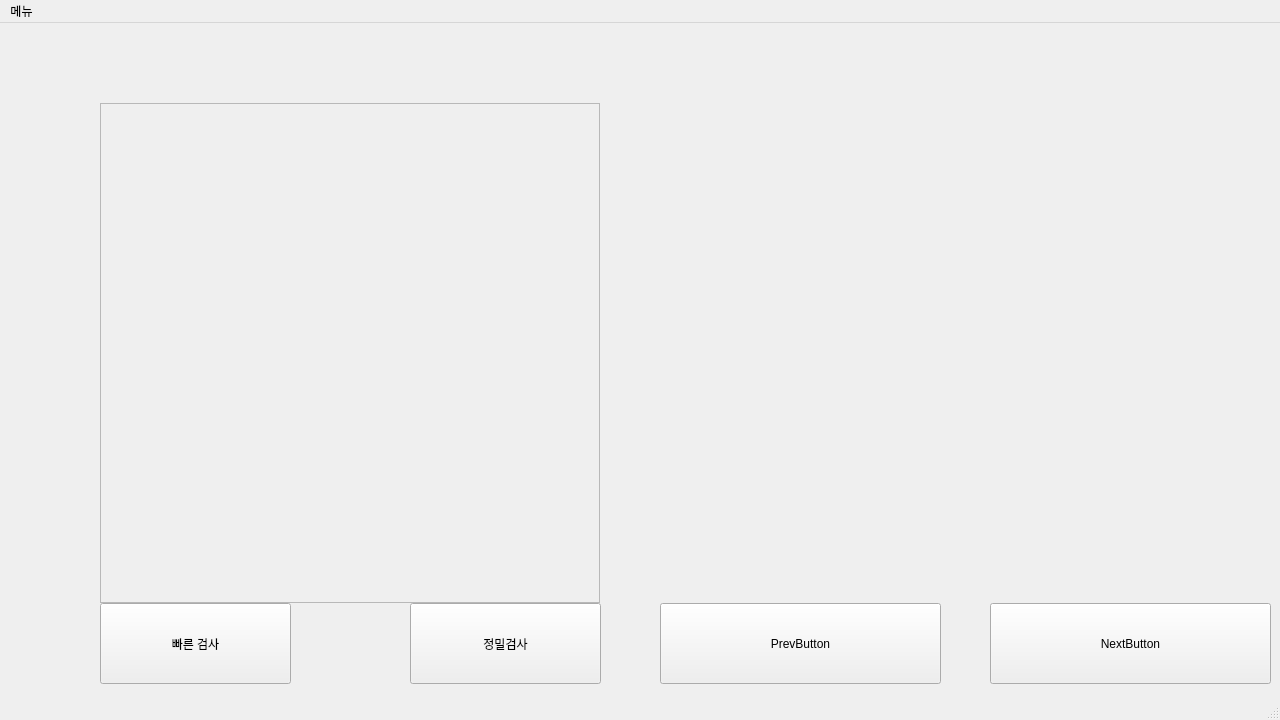
<?xml version="1.0" encoding="UTF-8"?>
<ui version="4.0">
 <class>BattGuard</class>
 <widget class="QMainWindow" name="BattGuard">
  <property name="geometry">
   <rect>
    <x>0</x>
    <y>0</y>
    <width>1280</width>
    <height>720</height>
   </rect>
  </property>
  <property name="windowTitle">
   <string>MainWindow</string>
  </property>
  <widget class="QWidget" name="centralwidget">
   <widget class="QPushButton" name="NextButton">
    <property name="geometry">
     <rect>
      <x>990</x>
      <y>580</y>
      <width>281</width>
      <height>81</height>
     </rect>
    </property>
    <property name="text">
     <string>NextButton</string>
    </property>
   </widget>
   <widget class="QPushButton" name="PrevButton">
    <property name="geometry">
     <rect>
      <x>660</x>
      <y>580</y>
      <width>281</width>
      <height>81</height>
     </rect>
    </property>
    <property name="text">
     <string>PrevButton</string>
    </property>
   </widget>
   <widget class="QPushButton" name="fastsearch">
    <property name="geometry">
     <rect>
      <x>100</x>
      <y>580</y>
      <width>191</width>
      <height>81</height>
     </rect>
    </property>
    <property name="text">
     <string>빠른 검사</string>
    </property>
   </widget>
   <widget class="QPushButton" name="slowsearch">
    <property name="geometry">
     <rect>
      <x>410</x>
      <y>580</y>
      <width>191</width>
      <height>81</height>
     </rect>
    </property>
    <property name="text">
     <string>정밀검사</string>
    </property>
   </widget>
   <widget class="QFrame" name="image">
    <property name="geometry">
     <rect>
      <x>100</x>
      <y>80</y>
      <width>500</width>
      <height>500</height>
     </rect>
    </property>
    <property name="frameShape">
     <enum>QFrame::StyledPanel</enum>
    </property>
    <property name="frameShadow">
     <enum>QFrame::Raised</enum>
    </property>
   </widget>
   <widget class="QFrame" name="outputtext">
    <property name="geometry">
     <rect>
      <x>840</x>
      <y>250</y>
      <width>321</width>
      <height>80</height>
     </rect>
    </property>
    <property name="frameShape">
     <enum>QFrame::NoFrame</enum>
    </property>
    <property name="lineWidth">
     <number>0</number>
    </property>
   </widget>
  </widget>
  <widget class="QMenuBar" name="menubar">
   <property name="geometry">
    <rect>
     <x>0</x>
     <y>0</y>
     <width>1280</width>
     <height>20</height>
    </rect>
   </property>
   <widget class="QMenu" name="menuBattGuard">
    <property name="title">
     <string>메뉴</string>
    </property>
    <addaction name="actionInput_folder"/>
    <addaction name="action"/>
    <addaction name="actionExit"/>
   </widget>
   <addaction name="menuBattGuard"/>
  </widget>
  <widget class="QStatusBar" name="statusbar"/>
  <action name="actionInput_folder">
   <property name="text">
    <string>폴더 열기</string>
   </property>
  </action>
  <action name="actionExit">
   <property name="text">
    <string>종료</string>
   </property>
  </action>
  <action name="action">
   <property name="text">
    <string>도움말</string>
   </property>
  </action>
 </widget>
 <resources/>
 <connections/>
</ui>
